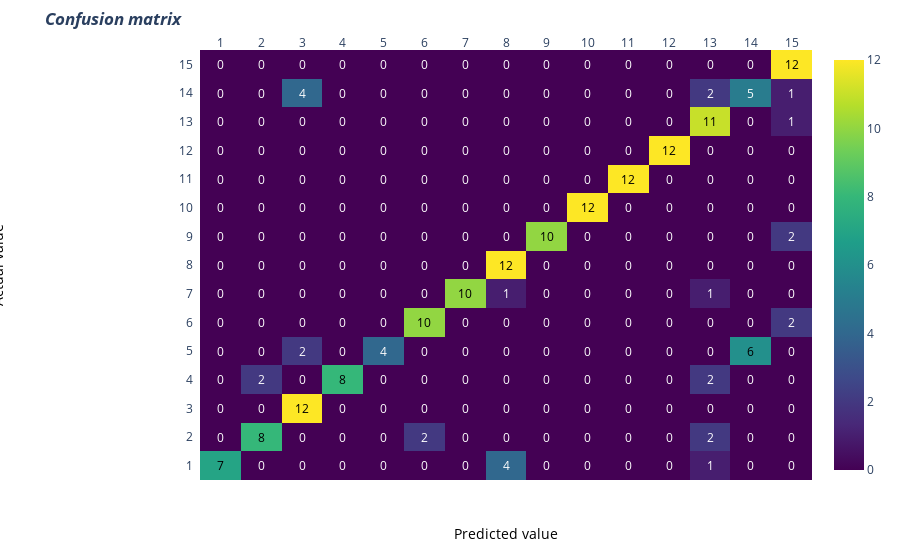

The cell this chart's notebook holds for it:
### Code cell
import plotly.figure_factory as ff
# invert z idx values

z= cm

# invert z idx values
#z = z[::-1]

#abnormal, normal
x= [1,2,3,4,5,6,7,8,9,10,11,12,13,14,15]
y1=x
#y =x[::-1].copy() # invert idx values of x
#print(y)
#y=x
# change each element of z to type string for annotations
z_text = [[str(y1) for y1 in x] for x in z]

# set up figure
fig = ff.create_annotated_heatmap(z, x=x, y=y1, annotation_text=z_text, colorscale='Viridis')

# add title
fig.update_layout(title_text='<i><b>Confusion matrix</b></i>',
                  #xaxis = dict(title='x'),
                  #yaxis = dict(title='x')
                 )

# add custom xaxis title
fig.add_annotation(dict(font=dict(color="black",size=14),
                        x=0.5,
                        y=-0.15,
                        showarrow=False,
                        text="Predicted value",
                        xref="paper",
                        yref="paper"))

# add custom yaxis title
fig.add_annotation(dict(font=dict(color="black",size=14),
                        x=-0.35,
                        y=0.5,
                        showarrow=False,
                        text="Actual value",
                        textangle=-90,
                        xref="paper",
                        yref="paper"))

# adjust margins to make room for yaxis title
fig.update_layout(margin=dict(t=50, l=200))

# add colorbar
fig['data'][0]['showscale'] = True
fig.show()

### Figure 1 — Plotly figure (JSON) as saved in the notebook; plotly's stock layout.template omitted (floating-point values rounded to 4 significant figures; data arrays with more than 128 entries replaced by an {"elided": "..."} marker saying what was removed)
{"data": [{"colorscale": [[0, "#440154"], [0.1111, "#482878"], [0.2222, "#3e4989"], [0.3333, "#31688e"], [0.4444, "#26828e"], [0.5556, "#1f9e89"], [0.6667, "#35b779"], [0.7778, "#6ece58"], [0.8889, "#b5de2b"], [1, "#fde725"]], "reversescale": false, "showscale": true, "type": "heatmap", "x": [1, 2, 3, 4, 5, 6, 7, 8, 9, 10, 11, 12, 13, 14, 15], "y": [1, 2, 3, 4, 5, 6, 7, 8, 9, 10, 11, 12, 13, 14, 15], "z": {"elided": "15x15 int values"}}], "layout": {"annotations": [{"font": {"color": "#000000"}, "showarrow": false, "text": "7", "x": 1, "xref": "x", "y": 1, "yref": "y"}, {"font": {"color": "#FFFFFF"}, "showarrow": false, "text": "0", "x": 2, "xref": "x", "y": 1, "yref": "y"}, {"font": {"color": "#FFFFFF"}, "showarrow": false, "text": "0", "x": 3, "xref": "x", "y": 1, "yref": "y"}, {"font": {"color": "#FFFFFF"}, "showarrow": false, "text": "0", "x": 4, "xref": "x", "y": 1, "yref": "y"}, {"font": {"color": "#FFFFFF"}, "showarrow": false, "text": "0", "x": 5, "xref": "x", "y": 1, "yref": "y"}, {"font": {"color": "#FFFFFF"}, "showarrow": false, "text": "0", "x": 6, "xref": "x", "y": 1, "yref": "y"}, {"font": {"color": "#FFFFFF"}, "showarrow": false, "text": "0", "x": 7, "xref": "x", "y": 1, "yref": "y"}, {"font": {"color": "#FFFFFF"}, "showarrow": false, "text": "4", "x": 8, "xref": "x", "y": 1, "yref": "y"}, {"font": {"color": "#FFFFFF"}, "showarrow": false, "text": "0", "x": 9, "xref": "x", "y": 1, "yref": "y"}, {"font": {"color": "#FFFFFF"}, "showarrow": false, "text": "0", "x": 10, "xref": "x", "y": 1, "yref": "y"}, {"font": {"color": "#FFFFFF"}, "showarrow": false, "text": "0", "x": 11, "xref": "x", "y": 1, "yref": "y"}, {"font": {"color": "#FFFFFF"}, "showarrow": false, "text": "0", "x": 12, "xref": "x", "y": 1, "yref": "y"}, {"font": {"color": "#FFFFFF"}, "showarrow": false, "text": "1", "x": 13, "xref": "x", "y": 1, "yref": "y"}, {"font": {"color": "#FFFFFF"}, "showarrow": false, "text": "0", "x": 14, "xref": "x", "y": 1, "yref": "y"}, {"font": {"color": "#FFFFFF"}, "showarrow": false, "text": "0", "x": 15, "xref": "x", "y": 1, "yref": "y"}, {"font": {"color": "#FFFFFF"}, "showarrow": false, "text": "0", "x": 1, "xref": "x", "y": 2, "yref": "y"}, {"font": {"color": "#000000"}, "showarrow": false, "text": "8", "x": 2, "xref": "x", "y": 2, "yref": "y"}, {"font": {"color": "#FFFFFF"}, "showarrow": false, "text": "0", "x": 3, "xref": "x", "y": 2, "yref": "y"}, {"font": {"color": "#FFFFFF"}, "showarrow": false, "text": "0", "x": 4, "xref": "x", "y": 2, "yref": "y"}, {"font": {"color": "#FFFFFF"}, "showarrow": false, "text": "0", "x": 5, "xref": "x", "y": 2, "yref": "y"}, {"font": {"color": "#FFFFFF"}, "showarrow": false, "text": "2", "x": 6, "xref": "x", "y": 2, "yref": "y"}, {"font": {"color": "#FFFFFF"}, "showarrow": false, "text": "0", "x": 7, "xref": "x", "y": 2, "yref": "y"}, {"font": {"color": "#FFFFFF"}, "showarrow": false, "text": "0", "x": 8, "xref": "x", "y": 2, "yref": "y"}, {"font": {"color": "#FFFFFF"}, "showarrow": false, "text": "0", "x": 9, "xref": "x", "y": 2, "yref": "y"}, {"font": {"color": "#FFFFFF"}, "showarrow": false, "text": "0", "x": 10, "xref": "x", "y": 2, "yref": "y"}, {"font": {"color": "#FFFFFF"}, "showarrow": false, "text": "0", "x": 11, "xref": "x", "y": 2, "yref": "y"}, {"font": {"color": "#FFFFFF"}, "showarrow": false, "text": "0", "x": 12, "xref": "x", "y": 2, "yref": "y"}, {"font": {"color": "#FFFFFF"}, "showarrow": false, "text": "2", "x": 13, "xref": "x", "y": 2, "yref": "y"}, {"font": {"color": "#FFFFFF"}, "showarrow": false, "text": "0", "x": 14, "xref": "x", "y": 2, "yref": "y"}, {"font": {"color": "#FFFFFF"}, "showarrow": false, "text": "0", "x": 15, "xref": "x", "y": 2, "yref": "y"}, {"font": {"color": "#FFFFFF"}, "showarrow": false, "text": "0", "x": 1, "xref": "x", "y": 3, "yref": "y"}, {"font": {"color": "#FFFFFF"}, "showarrow": false, "text": "0", "x": 2, "xref": "x", "y": 3, "yref": "y"}, {"font": {"color": "#000000"}, "showarrow": false, "text": "12", "x": 3, "xref": "x", "y": 3, "yref": "y"}, {"font": {"color": "#FFFFFF"}, "showarrow": false, "text": "0", "x": 4, "xref": "x", "y": 3, "yref": "y"}, {"font": {"color": "#FFFFFF"}, "showarrow": false, "text": "0", "x": 5, "xref": "x", "y": 3, "yref": "y"}, {"font": {"color": "#FFFFFF"}, "showarrow": false, "text": "0", "x": 6, "xref": "x", "y": 3, "yref": "y"}, {"font": {"color": "#FFFFFF"}, "showarrow": false, "text": "0", "x": 7, "xref": "x", "y": 3, "yref": "y"}, {"font": {"color": "#FFFFFF"}, "showarrow": false, "text": "0", "x": 8, "xref": "x", "y": 3, "yref": "y"}, {"font": {"color": "#FFFFFF"}, "showarrow": false, "text": "0", "x": 9, "xref": "x", "y": 3, "yref": "y"}, {"font": {"color": "#FFFFFF"}, "showarrow": false, "text": "0", "x": 10, "xref": "x", "y": 3, "yref": "y"}, {"font": {"color": "#FFFFFF"}, "showarrow": false, "text": "0", "x": 11, "xref": "x", "y": 3, "yref": "y"}, {"font": {"color": "#FFFFFF"}, "showarrow": false, "text": "0", "x": 12, "xref": "x", "y": 3, "yref": "y"}, {"font": {"color": "#FFFFFF"}, "showarrow": false, "text": "0", "x": 13, "xref": "x", "y": 3, "yref": "y"}, {"font": {"color": "#FFFFFF"}, "showarrow": false, "text": "0", "x": 14, "xref": "x", "y": 3, "yref": "y"}, {"font": {"color": "#FFFFFF"}, "showarrow": false, "text": "0", "x": 15, "xref": "x", "y": 3, "yref": "y"}, {"font": {"color": "#FFFFFF"}, "showarrow": false, "text": "0", "x": 1, "xref": "x", "y": 4, "yref": "y"}, {"font": {"color": "#FFFFFF"}, "showarrow": false, "text": "2", "x": 2, "xref": "x", "y": 4, "yref": "y"}, {"font": {"color": "#FFFFFF"}, "showarrow": false, "text": "0", "x": 3, "xref": "x", "y": 4, "yref": "y"}, {"font": {"color": "#000000"}, "showarrow": false, "text": "8", "x": 4, "xref": "x", "y": 4, "yref": "y"}, {"font": {"color": "#FFFFFF"}, "showarrow": false, "text": "0", "x": 5, "xref": "x", "y": 4, "yref": "y"}, {"font": {"color": "#FFFFFF"}, "showarrow": false, "text": "0", "x": 6, "xref": "x", "y": 4, "yref": "y"}, {"font": {"color": "#FFFFFF"}, "showarrow": false, "text": "0", "x": 7, "xref": "x", "y": 4, "yref": "y"}, {"font": {"color": "#FFFFFF"}, "showarrow": false, "text": "0", "x": 8, "xref": "x", "y": 4, "yref": "y"}, {"font": {"color": "#FFFFFF"}, "showarrow": false, "text": "0", "x": 9, "xref": "x", "y": 4, "yref": "y"}, {"font": {"color": "#FFFFFF"}, "showarrow": false, "text": "0", "x": 10, "xref": "x", "y": 4, "yref": "y"}, {"font": {"color": "#FFFFFF"}, "showarrow": false, "text": "0", "x": 11, "xref": "x", "y": 4, "yref": "y"}, {"font": {"color": "#FFFFFF"}, "showarrow": false, "text": "0", "x": 12, "xref": "x", "y": 4, "yref": "y"}, {"font": {"color": "#FFFFFF"}, "showarrow": false, "text": "2", "x": 13, "xref": "x", "y": 4, "yref": "y"}, {"font": {"color": "#FFFFFF"}, "showarrow": false, "text": "0", "x": 14, "xref": "x", "y": 4, "yref": "y"}, {"font": {"color": "#FFFFFF"}, "showarrow": false, "text": "0", "x": 15, "xref": "x", "y": 4, "yref": "y"}, {"font": {"color": "#FFFFFF"}, "showarrow": false, "text": "0", "x": 1, "xref": "x", "y": 5, "yref": "y"}, {"font": {"color": "#FFFFFF"}, "showarrow": false, "text": "0", "x": 2, "xref": "x", "y": 5, "yref": "y"}, {"font": {"color": "#FFFFFF"}, "showarrow": false, "text": "2", "x": 3, "xref": "x", "y": 5, "yref": "y"}, {"font": {"color": "#FFFFFF"}, "showarrow": false, "text": "0", "x": 4, "xref": "x", "y": 5, "yref": "y"}, {"font": {"color": "#FFFFFF"}, "showarrow": false, "text": "4", "x": 5, "xref": "x", "y": 5, "yref": "y"}, {"font": {"color": "#FFFFFF"}, "showarrow": false, "text": "0", "x": 6, "xref": "x", "y": 5, "yref": "y"}, {"font": {"color": "#FFFFFF"}, "showarrow": false, "text": "0", "x": 7, "xref": "x", "y": 5, "yref": "y"}, {"font": {"color": "#FFFFFF"}, "showarrow": false, "text": "0", "x": 8, "xref": "x", "y": 5, "yref": "y"}, {"font": {"color": "#FFFFFF"}, "showarrow": false, "text": "0", "x": 9, "xref": "x", "y": 5, "yref": "y"}, {"font": {"color": "#FFFFFF"}, "showarrow": false, "text": "0", "x": 10, "xref": "x", "y": 5, "yref": "y"}, {"font": {"color": "#FFFFFF"}, "showarrow": false, "text": "0", "x": 11, "xref": "x", "y": 5, "yref": "y"}, {"font": {"color": "#FFFFFF"}, "showarrow": false, "text": "0", "x": 12, "xref": "x", "y": 5, "yref": "y"}, {"font": {"color": "#FFFFFF"}, "showarrow": false, "text": "0", "x": 13, "xref": "x", "y": 5, "yref": "y"}, {"font": {"color": "#000000"}, "showarrow": false, "text": "6", "x": 14, "xref": "x", "y": 5, "yref": "y"}, {"font": {"color": "#FFFFFF"}, "showarrow": false, "text": "0", "x": 15, "xref": "x", "y": 5, "yref": "y"}, {"font": {"color": "#FFFFFF"}, "showarrow": false, "text": "0", "x": 1, "xref": "x", "y": 6, "yref": "y"}, {"font": {"color": "#FFFFFF"}, "showarrow": false, "text": "0", "x": 2, "xref": "x", "y": 6, "yref": "y"}, {"font": {"color": "#FFFFFF"}, "showarrow": false, "text": "0", "x": 3, "xref": "x", "y": 6, "yref": "y"}, {"font": {"color": "#FFFFFF"}, "showarrow": false, "text": "0", "x": 4, "xref": "x", "y": 6, "yref": "y"}, {"font": {"color": "#FFFFFF"}, "showarrow": false, "text": "0", "x": 5, "xref": "x", "y": 6, "yref": "y"}, {"font": {"color": "#000000"}, "showarrow": false, "text": "10", "x": 6, "xref": "x", "y": 6, "yref": "y"}, {"font": {"color": "#FFFFFF"}, "showarrow": false, "text": "0", "x": 7, "xref": "x", "y": 6, "yref": "y"}, {"font": {"color": "#FFFFFF"}, "showarrow": false, "text": "0", "x": 8, "xref": "x", "y": 6, "yref": "y"}, {"font": {"color": "#FFFFFF"}, "showarrow": false, "text": "0", "x": 9, "xref": "x", "y": 6, "yref": "y"}, {"font": {"color": "#FFFFFF"}, "showarrow": false, "text": "0", "x": 10, "xref": "x", "y": 6, "yref": "y"}, {"font": {"color": "#FFFFFF"}, "showarrow": false, "text": "0", "x": 11, "xref": "x", "y": 6, "yref": "y"}, {"font": {"color": "#FFFFFF"}, "showarrow": false, "text": "0", "x": 12, "xref": "x", "y": 6, "yref": "y"}, {"font": {"color": "#FFFFFF"}, "showarrow": false, "text": "0", "x": 13, "xref": "x", "y": 6, "yref": "y"}, {"font": {"color": "#FFFFFF"}, "showarrow": false, "text": "0", "x": 14, "xref": "x", "y": 6, "yref": "y"}, {"font": {"color": "#FFFFFF"}, "showarrow": false, "text": "2", "x": 15, "xref": "x", "y": 6, "yref": "y"}, {"font": {"color": "#FFFFFF"}, "showarrow": false, "text": "0", "x": 1, "xref": "x", "y": 7, "yref": "y"}, {"font": {"color": "#FFFFFF"}, "showarrow": false, "text": "0", "x": 2, "xref": "x", "y": 7, "yref": "y"}, {"font": {"color": "#FFFFFF"}, "showarrow": false, "text": "0", "x": 3, "xref": "x", "y": 7, "yref": "y"}, {"font": {"color": "#FFFFFF"}, "showarrow": false, "text": "0", "x": 4, "xref": "x", "y": 7, "yref": "y"}, {"font": {"color": "#FFFFFF"}, "showarrow": false, "text": "0", "x": 5, "xref": "x", "y": 7, "yref": "y"}, {"font": {"color": "#FFFFFF"}, "showarrow": false, "text": "0", "x": 6, "xref": "x", "y": 7, "yref": "y"}, {"font": {"color": "#000000"}, "showarrow": false, "text": "10", "x": 7, "xref": "x", "y": 7, "yref": "y"}, {"font": {"color": "#FFFFFF"}, "showarrow": false, "text": "1", "x": 8, "xref": "x", "y": 7, "yref": "y"}, {"font": {"color": "#FFFFFF"}, "showarrow": false, "text": "0", "x": 9, "xref": "x", "y": 7, "yref": "y"}, {"font": {"color": "#FFFFFF"}, "showarrow": false, "text": "0", "x": 10, "xref": "x", "y": 7, "yref": "y"}, {"font": {"color": "#FFFFFF"}, "showarrow": false, "text": "0", "x": 11, "xref": "x", "y": 7, "yref": "y"}, {"font": {"color": "#FFFFFF"}, "showarrow": false, "text": "0", "x": 12, "xref": "x", "y": 7, "yref": "y"}, {"font": {"color": "#FFFFFF"}, "showarrow": false, "text": "1", "x": 13, "xref": "x", "y": 7, "yref": "y"}, {"font": {"color": "#FFFFFF"}, "showarrow": false, "text": "0", "x": 14, "xref": "x", "y": 7, "yref": "y"}, {"font": {"color": "#FFFFFF"}, "showarrow": false, "text": "0", "x": 15, "xref": "x", "y": 7, "yref": "y"}, {"font": {"color": "#FFFFFF"}, "showarrow": false, "text": "0", "x": 1, "xref": "x", "y": 8, "yref": "y"}, {"font": {"color": "#FFFFFF"}, "showarrow": false, "text": "0", "x": 2, "xref": "x", "y": 8, "yref": "y"}, {"font": {"color": "#FFFFFF"}, "showarrow": false, "text": "0", "x": 3, "xref": "x", "y": 8, "yref": "y"}, {"font": {"color": "#FFFFFF"}, "showarrow": false, "text": "0", "x": 4, "xref": "x", "y": 8, "yref": "y"}, {"font": {"color": "#FFFFFF"}, "showarrow": false, "text": "0", "x": 5, "xref": "x", "y": 8, "yref": "y"}, {"font": {"color": "#FFFFFF"}, "showarrow": false, "text": "0", "x": 6, "xref": "x", "y": 8, "yref": "y"}, {"font": {"color": "#FFFFFF"}, "showarrow": false, "text": "0", "x": 7, "xref": "x", "y": 8, "yref": "y"}, {"font": {"color": "#000000"}, "showarrow": false, "text": "12", "x": 8, "xref": "x", "y": 8, "yref": "y"}, {"font": {"color": "#FFFFFF"}, "showarrow": false, "text": "0", "x": 9, "xref": "x", "y": 8, "yref": "y"}, {"font": {"color": "#FFFFFF"}, "showarrow": false, "text": "0", "x": 10, "xref": "x", "y": 8, "yref": "y"}, {"font": {"color": "#FFFFFF"}, "showarrow": false, "text": "0", "x": 11, "xref": "x", "y": 8, "yref": "y"}, {"font": {"color": "#FFFFFF"}, "showarrow": false, "text": "0", "x": 12, "xref": "x", "y": 8, "yref": "y"}, {"font": {"color": "#FFFFFF"}, "showarrow": false, "text": "0", "x": 13, "xref": "x", "y": 8, "yref": "y"}, {"font": {"color": "#FFFFFF"}, "showarrow": false, "text": "0", "x": 14, "xref": "x", "y": 8, "yref": "y"}, {"font": {"color": "#FFFFFF"}, "showarrow": false, "text": "0", "x": 15, "xref": "x", "y": 8, "yref": "y"}, {"font": {"color": "#FFFFFF"}, "showarrow": false, "text": "0", "x": 1, "xref": "x", "y": 9, "yref": "y"}, {"font": {"color": "#FFFFFF"}, "showarrow": false, "text": "0", "x": 2, "xref": "x", "y": 9, "yref": "y"}, {"font": {"color": "#FFFFFF"}, "showarrow": false, "text": "0", "x": 3, "xref": "x", "y": 9, "yref": "y"}, {"font": {"color": "#FFFFFF"}, "showarrow": false, "text": "0", "x": 4, "xref": "x", "y": 9, "yref": "y"}, {"font": {"color": "#FFFFFF"}, "showarrow": false, "text": "0", "x": 5, "xref": "x", "y": 9, "yref": "y"}, {"font": {"color": "#FFFFFF"}, "showarrow": false, "text": "0", "x": 6, "xref": "x", "y": 9, "yref": "y"}, {"font": {"color": "#FFFFFF"}, "showarrow": false, "text": "0", "x": 7, "xref": "x", "y": 9, "yref": "y"}, {"font": {"color": "#FFFFFF"}, "showarrow": false, "text": "0", "x": 8, "xref": "x", "y": 9, "yref": "y"}, {"font": {"color": "#000000"}, "showarrow": false, "text": "10", "x": 9, "xref": "x", "y": 9, "yref": "y"}, {"font": {"color": "#FFFFFF"}, "showarrow": false, "text": "0", "x": 10, "xref": "x", "y": 9, "yref": "y"}, {"font": {"color": "#FFFFFF"}, "showarrow": false, "text": "0", "x": 11, "xref": "x", "y": 9, "yref": "y"}, {"font": {"color": "#FFFFFF"}, "showarrow": false, "text": "0", "x": 12, "xref": "x", "y": 9, "yref": "y"}, {"font": {"color": "#FFFFFF"}, "showarrow": false, "text": "0", "x": 13, "xref": "x", "y": 9, "yref": "y"}, {"font": {"color": "#FFFFFF"}, "showarrow": false, "text": "0", "x": 14, "xref": "x", "y": 9, "yref": "y"}, {"font": {"color": "#FFFFFF"}, "showarrow": false, "text": "2", "x": 15, "xref": "x", "y": 9, "yref": "y"}, {"font": {"color": "#FFFFFF"}, "showarrow": false, "text": "0", "x": 1, "xref": "x", "y": 10, "yref": "y"}, {"font": {"color": "#FFFFFF"}, "showarrow": false, "text": "0", "x": 2, "xref": "x", "y": 10, "yref": "y"}, {"font": {"color": "#FFFFFF"}, "showarrow": false, "text": "0", "x": 3, "xref": "x", "y": 10, "yref": "y"}, {"font": {"color": "#FFFFFF"}, "showarrow": false, "text": "0", "x": 4, "xref": "x", "y": 10, "yref": "y"}, {"font": {"color": "#FFFFFF"}, "showarrow": false, "text": "0", "x": 5, "xref": "x", "y": 10, "yref": "y"}, {"font": {"color": "#FFFFFF"}, "showarrow": false, "text": "0", "x": 6, "xref": "x", "y": 10, "yref": "y"}, {"font": {"color": "#FFFFFF"}, "showarrow": false, "text": "0", "x": 7, "xref": "x", "y": 10, "yref": "y"}, {"font": {"color": "#FFFFFF"}, "showarrow": false, "text": "0", "x": 8, "xref": "x", "y": 10, "yref": "y"}, {"font": {"color": "#FFFFFF"}, "showarrow": false, "text": "0", "x": 9, "xref": "x", "y": 10, "yref": "y"}, {"font": {"color": "#000000"}, "showarrow": false, "text": "12", "x": 10, "xref": "x", "y": 10, "yref": "y"}, {"font": {"color": "#FFFFFF"}, "showarrow": false, "text": "0", "x": 11, "xref": "x", "y": 10, "yref": "y"}, {"font": {"color": "#FFFFFF"}, "showarrow": false, "text": "0", "x": 12, "xref": "x", "y": 10, "yref": "y"}, {"font": {"color": "#FFFFFF"}, "showarrow": false, "text": "0", "x": 13, "xref": "x", "y": 10, "yref": "y"}, {"font": {"color": "#FFFFFF"}, "showarrow": false, "text": "0", "x": 14, "xref": "x", "y": 10, "yref": "y"}, {"font": {"color": "#FFFFFF"}, "showarrow": false, "text": "0", "x": 15, "xref": "x", "y": 10, "yref": "y"}, {"font": {"color": "#FFFFFF"}, "showarrow": false, "text": "0", "x": 1, "xref": "x", "y": 11, "yref": "y"}, {"font": {"color": "#FFFFFF"}, "showarrow": false, "text": "0", "x": 2, "xref": "x", "y": 11, "yref": "y"}, {"font": {"color": "#FFFFFF"}, "showarrow": false, "text": "0", "x": 3, "xref": "x", "y": 11, "yref": "y"}, {"font": {"color": "#FFFFFF"}, "showarrow": false, "text": "0", "x": 4, "xref": "x", "y": 11, "yref": "y"}, {"font": {"color": "#FFFFFF"}, "showarrow": false, "text": "0", "x": 5, "xref": "x", "y": 11, "yref": "y"}, {"font": {"color": "#FFFFFF"}, "showarrow": false, "text": "0", "x": 6, "xref": "x", "y": 11, "yref": "y"}, {"font": {"color": "#FFFFFF"}, "showarrow": false, "text": "0", "x": 7, "xref": "x", "y": 11, "yref": "y"}, {"font": {"color": "#FFFFFF"}, "showarrow": false, "text": "0", "x": 8, "xref": "x", "y": 11, "yref": "y"}, {"font": {"color": "#FFFFFF"}, "showarrow": false, "text": "0", "x": 9, "xref": "x", "y": 11, "yref": "y"}, {"font": {"color": "#FFFFFF"}, "showarrow": false, "text": "0", "x": 10, "xref": "x", "y": 11, "yref": "y"}, {"font": {"color": "#000000"}, "showarrow": false, "text": "12", "x": 11, "xref": "x", "y": 11, "yref": "y"}, {"font": {"color": "#FFFFFF"}, "showarrow": false, "text": "0", "x": 12, "xref": "x", "y": 11, "yref": "y"}, {"font": {"color": "#FFFFFF"}, "showarrow": false, "text": "0", "x": 13, "xref": "x", "y": 11, "yref": "y"}, {"font": {"color": "#FFFFFF"}, "showarrow": false, "text": "0", "x": 14, "xref": "x", "y": 11, "yref": "y"}, {"font": {"color": "#FFFFFF"}, "showarrow": false, "text": "0", "x": 15, "xref": "x", "y": 11, "yref": "y"}, {"font": {"color": "#FFFFFF"}, "showarrow": false, "text": "0", "x": 1, "xref": "x", "y": 12, "yref": "y"}, {"font": {"color": "#FFFFFF"}, "showarrow": false, "text": "0", "x": 2, "xref": "x", "y": 12, "yref": "y"}, {"font": {"color": "#FFFFFF"}, "showarrow": false, "text": "0", "x": 3, "xref": "x", "y": 12, "yref": "y"}, {"font": {"color": "#FFFFFF"}, "showarrow": false, "text": "0", "x": 4, "xref": "x", "y": 12, "yref": "y"}, {"font": {"color": "#FFFFFF"}, "showarrow": false, "text": "0", "x": 5, "xref": "x", "y": 12, "yref": "y"}, {"font": {"color": "#FFFFFF"}, "showarrow": false, "text": "0", "x": 6, "xref": "x", "y": 12, "yref": "y"}, {"font": {"color": "#FFFFFF"}, "showarrow": false, "text": "0", "x": 7, "xref": "x", "y": 12, "yref": "y"}, {"font": {"color": "#FFFFFF"}, "showarrow": false, "text": "0", "x": 8, "xref": "x", "y": 12, "yref": "y"}, {"font": {"color": "#FFFFFF"}, "showarrow": false, "text": "0", "x": 9, "xref": "x", "y": 12, "yref": "y"}, {"font": {"color": "#FFFFFF"}, "showarrow": false, "text": "0", "x": 10, "xref": "x", "y": 12, "yref": "y"}, {"font": {"color": "#FFFFFF"}, "showarrow": false, "text": "0", "x": 11, "xref": "x", "y": 12, "yref": "y"}, {"font": {"color": "#000000"}, "showarrow": false, "text": "12", "x": 12, "xref": "x", "y": 12, "yref": "y"}, {"font": {"color": "#FFFFFF"}, "showarrow": false, "text": "0", "x": 13, "xref": "x", "y": 12, "yref": "y"}, {"font": {"color": "#FFFFFF"}, "showarrow": false, "text": "0", "x": 14, "xref": "x", "y": 12, "yref": "y"}, {"font": {"color": "#FFFFFF"}, "showarrow": false, "text": "0", "x": 15, "xref": "x", "y": 12, "yref": "y"}, {"font": {"color": "#FFFFFF"}, "showarrow": false, "text": "0", "x": 1, "xref": "x", "y": 13, "yref": "y"}, {"font": {"color": "#FFFFFF"}, "showarrow": false, "text": "0", "x": 2, "xref": "x", "y": 13, "yref": "y"}, {"font": {"color": "#FFFFFF"}, "showarrow": false, "text": "0", "x": 3, "xref": "x", "y": 13, "yref": "y"}, {"font": {"color": "#FFFFFF"}, "showarrow": false, "text": "0", "x": 4, "xref": "x", "y": 13, "yref": "y"}, {"font": {"color": "#FFFFFF"}, "showarrow": false, "text": "0", "x": 5, "xref": "x", "y": 13, "yref": "y"}, {"font": {"color": "#FFFFFF"}, "showarrow": false, "text": "0", "x": 6, "xref": "x", "y": 13, "yref": "y"}, {"font": {"color": "#FFFFFF"}, "showarrow": false, "text": "0", "x": 7, "xref": "x", "y": 13, "yref": "y"}, {"font": {"color": "#FFFFFF"}, "showarrow": false, "text": "0", "x": 8, "xref": "x", "y": 13, "yref": "y"}, {"font": {"color": "#FFFFFF"}, "showarrow": false, "text": "0", "x": 9, "xref": "x", "y": 13, "yref": "y"}, {"font": {"color": "#FFFFFF"}, "showarrow": false, "text": "0", "x": 10, "xref": "x", "y": 13, "yref": "y"}, {"font": {"color": "#FFFFFF"}, "showarrow": false, "text": "0", "x": 11, "xref": "x", "y": 13, "yref": "y"}, {"font": {"color": "#FFFFFF"}, "showarrow": false, "text": "0", "x": 12, "xref": "x", "y": 13, "yref": "y"}, {"font": {"color": "#000000"}, "showarrow": false, "text": "11", "x": 13, "xref": "x", "y": 13, "yref": "y"}, {"font": {"color": "#FFFFFF"}, "showarrow": false, "text": "0", "x": 14, "xref": "x", "y": 13, "yref": "y"}, {"font": {"color": "#FFFFFF"}, "showarrow": false, "text": "1", "x": 15, "xref": "x", "y": 13, "yref": "y"}, {"font": {"color": "#FFFFFF"}, "showarrow": false, "text": "0", "x": 1, "xref": "x", "y": 14, "yref": "y"}, {"font": {"color": "#FFFFFF"}, "showarrow": false, "text": "0", "x": 2, "xref": "x", "y": 14, "yref": "y"}, {"font": {"color": "#FFFFFF"}, "showarrow": false, "text": "4", "x": 3, "xref": "x", "y": 14, "yref": "y"}, {"font": {"color": "#FFFFFF"}, "showarrow": false, "text": "0", "x": 4, "xref": "x", "y": 14, "yref": "y"}, {"font": {"color": "#FFFFFF"}, "showarrow": false, "text": "0", "x": 5, "xref": "x", "y": 14, "yref": "y"}, {"font": {"color": "#FFFFFF"}, "showarrow": false, "text": "0", "x": 6, "xref": "x", "y": 14, "yref": "y"}, {"font": {"color": "#FFFFFF"}, "showarrow": false, "text": "0", "x": 7, "xref": "x", "y": 14, "yref": "y"}, {"font": {"color": "#FFFFFF"}, "showarrow": false, "text": "0", "x": 8, "xref": "x", "y": 14, "yref": "y"}, {"font": {"color": "#FFFFFF"}, "showarrow": false, "text": "0", "x": 9, "xref": "x", "y": 14, "yref": "y"}, {"font": {"color": "#FFFFFF"}, "showarrow": false, "text": "0", "x": 10, "xref": "x", "y": 14, "yref": "y"}, {"font": {"color": "#FFFFFF"}, "showarrow": false, "text": "0", "x": 11, "xref": "x", "y": 14, "yref": "y"}, {"font": {"color": "#FFFFFF"}, "showarrow": false, "text": "0", "x": 12, "xref": "x", "y": 14, "yref": "y"}, {"font": {"color": "#FFFFFF"}, "showarrow": false, "text": "2", "x": 13, "xref": "x", "y": 14, "yref": "y"}, {"font": {"color": "#FFFFFF"}, "showarrow": false, "text": "5", "x": 14, "xref": "x", "y": 14, "yref": "y"}, {"font": {"color": "#FFFFFF"}, "showarrow": false, "text": "1", "x": 15, "xref": "x", "y": 14, "yref": "y"}, {"font": {"color": "#FFFFFF"}, "showarrow": false, "text": "0", "x": 1, "xref": "x", "y": 15, "yref": "y"}, {"font": {"color": "#FFFFFF"}, "showarrow": false, "text": "0", "x": 2, "xref": "x", "y": 15, "yref": "y"}, {"font": {"color": "#FFFFFF"}, "showarrow": false, "text": "0", "x": 3, "xref": "x", "y": 15, "yref": "y"}, {"font": {"color": "#FFFFFF"}, "showarrow": false, "text": "0", "x": 4, "xref": "x", "y": 15, "yref": "y"}, {"font": {"color": "#FFFFFF"}, "showarrow": false, "text": "0", "x": 5, "xref": "x", "y": 15, "yref": "y"}, {"font": {"color": "#FFFFFF"}, "showarrow": false, "text": "0", "x": 6, "xref": "x", "y": 15, "yref": "y"}, {"font": {"color": "#FFFFFF"}, "showarrow": false, "text": "0", "x": 7, "xref": "x", "y": 15, "yref": "y"}, {"font": {"color": "#FFFFFF"}, "showarrow": false, "text": "0", "x": 8, "xref": "x", "y": 15, "yref": "y"}, {"font": {"color": "#FFFFFF"}, "showarrow": false, "text": "0", "x": 9, "xref": "x", "y": 15, "yref": "y"}, {"font": {"color": "#FFFFFF"}, "showarrow": false, "text": "0", "x": 10, "xref": "x", "y": 15, "yref": "y"}, {"font": {"color": "#FFFFFF"}, "showarrow": false, "text": "0", "x": 11, "xref": "x", "y": 15, "yref": "y"}, {"font": {"color": "#FFFFFF"}, "showarrow": false, "text": "0", "x": 12, "xref": "x", "y": 15, "yref": "y"}, {"font": {"color": "#FFFFFF"}, "showarrow": false, "text": "0", "x": 13, "xref": "x", "y": 15, "yref": "y"}, {"font": {"color": "#FFFFFF"}, "showarrow": false, "text": "0", "x": 14, "xref": "x", "y": 15, "yref": "y"}, {"font": {"color": "#000000"}, "showarrow": false, "text": "12", "x": 15, "xref": "x", "y": 15, "yref": "y"}, {"font": {"color": "black", "size": 14}, "showarrow": false, "text": "Predicted value", "x": 0.5, "xref": "paper", "y": -0.15, "yref": "paper"}, {"font": {"color": "black", "size": 14}, "showarrow": false, "text": "Actual value", "textangle": -90, "x": -0.35, "xref": "paper", "y": 0.5, "yref": "paper"}], "autosize": true, "margin": {"l": 200, "t": 50}, "title": {"text": "<i><b>Confusion matrix</b></i>"}, "xaxis": {"autorange": true, "dtick": 1, "gridcolor": "rgb(0, 0, 0)", "range": [0.5, 15.5], "side": "top", "ticks": "", "type": "linear"}, "yaxis": {"autorange": true, "dtick": 1, "range": [0.4057, 15.59], "ticks": "", "ticksuffix": "  ", "type": "linear"}}}
